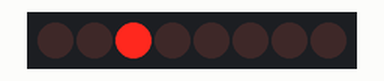
Simulated run of this sketch. Board: Arduino Uno, built with avr-gcc and run on an emulated ATmega328P. Parts: 8 shift-register outputs drawn as a row of LEDs (first output left, lit = HIGH). Wiring (inferred from the names in the program): shift register (74HC595): data pin 11; shift clock pin 12; latch pin 8. Wiring (inferred from the signals the program sends): row of LEDs: on Q0, Q1, Q2, Q3, Q4, Q5, Q6, Q7.

Above: at 2.22 s.
At 3.4 s:
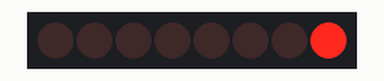
At 5.97 s:
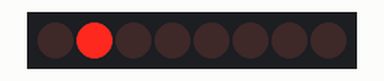
At 8.47 s:
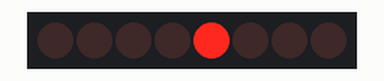
At 13.4 s:
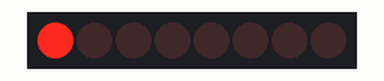
At 36.8 s:
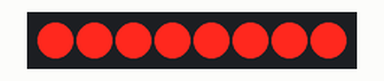
Timing chart, 0 to 40.0 s (numbered marks = the images above):
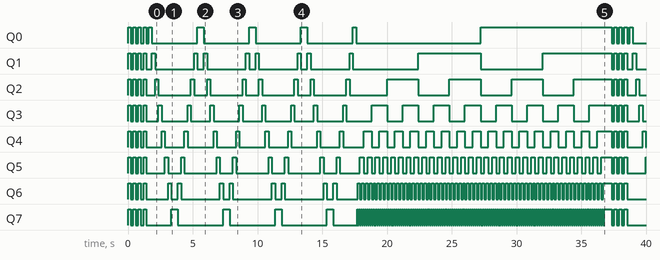

The sketch:

ShiftLED_Test.ino
```cpp
/* Testing Playground
 Used to test components
 Author: Ryan Buss
 March 2019
*/

// Using SN74HC595A Shift Register


// wiring
// Connection to latch pin Storage Register Clock Pin (ST_CP, 595 pin 12)
const int latchPin = 8;
// Connection to Shift Register Clock Pin (SH_CP, pin 11)
const int clockPin = 12;
// Connection to Data in (DS, pin 14)
const int dataPin = 11;
// Connection to Master Reset (MR, pin 10)
const int masterReset = 7;

void setup() {
  pinMode(latchPin, OUTPUT);
  pinMode(dataPin, OUTPUT);
  pinMode(clockPin, OUTPUT);
  pinMode(masterReset, OUTPUT);
  //digitalWrite(masterReset, HIGH);
  //Serial.begin(9600);
  //Serial.println("reset");

}

void shiftWritePin(int Pin = 1, boolean State = true){
  byte Data = 0;
  digitalWrite(latchPin, LOW);
  bitWrite(Data, Pin, State);
  shiftOut(dataPin, clockPin, MSBFIRST, Data);

  digitalWrite(latchPin, HIGH);
  // this would leave the latch pin low, and only pop it to high after a write
  // digitalWrite(latchPin, LOW);
}

void binaryCounter(int switchDelay = 250) {
  digitalWrite(masterReset, LOW);
  digitalWrite(masterReset, HIGH);
  for (int j = 0; j < 256; j++) {
    //ground latchPin and hold low for as long as you are transmitting
    digitalWrite(latchPin, LOW);
    shiftOut(dataPin, clockPin, LSBFIRST, j);
    //return the latch pin high to signal chip that it
    //no longer needs to listen for information
    digitalWrite(latchPin, HIGH);
    delay(switchDelay);
    //digitalWrite(LED_BUILTIN, HIGH);
    //delay(150);
    //digitalWrite(LED_BUILTIN, LOW);
  }
}


void sequentialLight(int switchDelay = 250){
  // clear whatever's there
  digitalWrite(masterReset, LOW);
  digitalWrite(masterReset, HIGH);

  int pinNum = 0;
  for (pinNum = 0; pinNum < 8; pinNum++){
    shiftWritePin(pinNum, true);
    delay(switchDelay);
  }
  for (pinNum = 7; pinNum >= 0; pinNum--){
    shiftWritePin(pinNum, true);
    delay(switchDelay);
  }


  /*
  digitalWrite(latchPin, LOW);
  int i;
  for (i = 1; i < 257; i << 1) {
    digitalWrite(latchPin, LOW);
    shiftOut(dataPin, clockPin, LSBFIRST, i);
    digitalWrite(latchPin, HIGH);
    delay(switchDelay);
  }
  for (i = 256; i > 0 ; i >> 1) {
    digitalWrite(latchPin, LOW);
    shiftOut(dataPin, clockPin, LSBFIRST, i);
    digitalWrite(latchPin, HIGH);
    delay(switchDelay);
  }
  */
}

void allPins(int switchDelay = 200, boolean allOn = true) {
  int pinsOut = 0;
  if (allOn) {
    pinsOut = 255;
  }

  digitalWrite(masterReset, HIGH);
  digitalWrite(latchPin, LOW);
  shiftOut(dataPin, clockPin, LSBFIRST, pinsOut);
  digitalWrite(latchPin, HIGH);
  delay(switchDelay);
  digitalWrite(masterReset, LOW);
  digitalWrite(masterReset, HIGH);
}


void loop() {

  for (int r = 0; r < 4; r++){
    allPins(200, true);
    allPins(200, false);
  }

  for (int r = 1; r < 5; r++){
    sequentialLight(250);
  }

  binaryCounter(75);
  digitalWrite(masterReset, LOW);
  digitalWrite(masterReset, HIGH);
  delay(300);

  /*
  digitalWrite(clockPin, LOW);

  //digitalWrite(masterReset, HIGH);
  digitalWrite(LED_BUILTIN, HIGH);
  digitalWrite(latchPin, LOW);
  delay(10);
  shiftOut(dataPin, clockPin, LSBFIRST, 255);
  digitalWrite(latchPin, HIGH);
  //delay(10);
  //digitalWrite(latchPin, LOW);

  delay(1500);
  //digitalWrite(masterReset, LOW);
  digitalWrite(LED_BUILTIN, LOW);
  delay(500);
  */


  /*
  digitalWrite(LED_BUILTIN, HIGH);
  digitalWrite(latchPin, HIGH);
  shiftOut(dataPin, clockPin, MSBFIRST, 1);
  delay(2500);
  shiftOut(dataPin, clockPin, MSBFIRST, 0);

  digitalWrite(LED_BUILTIN, LOW);
  delay(1500);
  */

  /*
  digitalWrite(masterReset, HIGH);
  for (int i = 1; i < 257; i << 1){
    //Serial.print(i, BIN);
    digitalWrite(LED_BUILTIN, HIGH);
    digitalWrite(latchPin, HIGH);
    shiftOut(dataPin, clockPin, MSBFIRST, i);
    delay(1000);
    //digitalWrite(latchPin, LOW);
    digitalWrite(LED_BUILTIN, LOW);
    delay(300);

  }
  digitalWrite(masterReset, LOW);
  delay(100);
  */

}
```

Measured:
- by itself, Q0: LOW → HIGH at 0.00 s, → LOW 0.20 s later, → HIGH 0.20 s later, → LOW 0.20 s later, … (28 changes in this stretch)
- by itself, Q1: LOW → HIGH at 0.00 s, → LOW 0.20 s later, → HIGH 0.20 s later, → LOW 0.20 s later, … (36 changes in this stretch)
- by itself, Q2: LOW → HIGH at 0.00 s, → LOW 0.20 s later, → HIGH 0.20 s later, → LOW 0.20 s later, … (40 changes in this stretch)
- by itself, Q3: LOW → HIGH at 0.00 s, → LOW 0.20 s later, → HIGH 0.20 s later, → LOW 0.20 s later, … (48 changes in this stretch)
- by itself, Q4: LOW → HIGH at 0.00 s, → LOW 0.20 s later, → HIGH 0.20 s later, → LOW 0.20 s later, … (64 changes in this stretch)
- by itself, Q5: LOW → HIGH at 0.00 s, → LOW 0.20 s later, → HIGH 0.20 s later, → LOW 0.20 s later, … (95 changes in this stretch)
- by itself, Q6: LOW → HIGH at 0.00 s, → LOW 0.20 s later, → HIGH 0.20 s later, → LOW 0.20 s later, … (158 changes in this stretch)
- by itself, Q7: LOW → HIGH at 0.00 s, → LOW 0.20 s later, → HIGH 0.20 s later, → LOW 0.20 s later, … (278 changes in this stretch)
